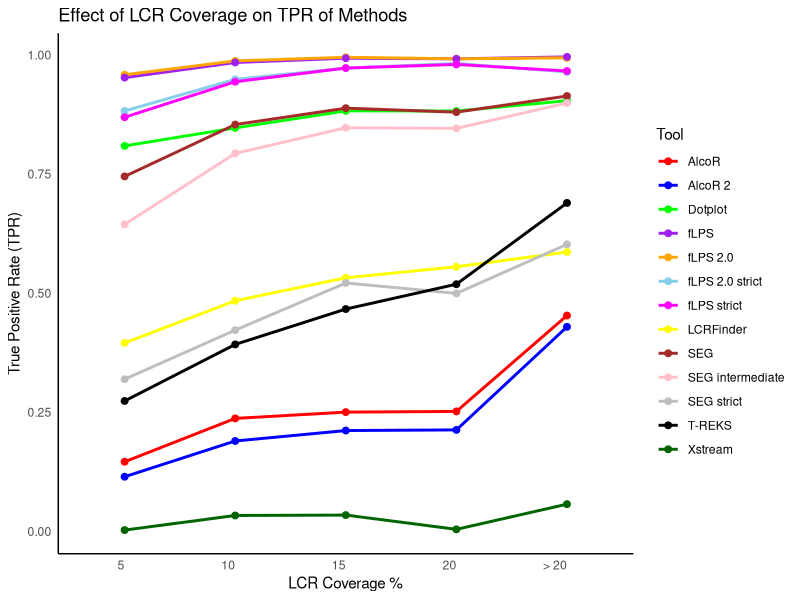

Recreate this plot in R.
setwd("/home/anirjit/ANIRJIT/ROC2/human/lcr_cov/roc")

library(ggplot2)
library(dplyr)
library(readr)

# Load the dataset
df <- read_tsv("all.tsv")

# Ensure Cover_percent is a factor with the desired order
df$Cover_percent <- factor(df$Cover_percent, 
                           levels = c("5", "10", "15", "20", "> 20"),
                           ordered = TRUE)

# Define distinct colors for the tools
tool_colors <- c("red", "blue", "green", "purple", "orange", "skyblue", "magenta", 
                 "yellow", "brown", "pink", "gray", "black", "darkgreen")

jpeg("Cov_percent_TPR.jpg", width = 5000, height = 4000, res = 750)
# Plot TPR vs Cover_percent for each tool
ggplot(df, aes(x = Cover_percent, y = TPR, group = Tool, color = Tool)) +
  geom_line(size = 1) +
  geom_point(size = 2) +
  scale_color_manual(values = tool_colors) +
  labs(title = "Effect of LCR Coverage on TPR of Methods",
       x = "LCR Coverage %",
       y = "True Positive Rate (TPR)",
       color = "Tool") +
  theme_minimal() +
  theme(axis.text.x = element_text(angle = 0, hjust = 1),
        panel.grid = element_blank(), # Removes the background grid
        axis.line = element_line(color = "black") # Adds x and y axis lines
  )
dev.off()
